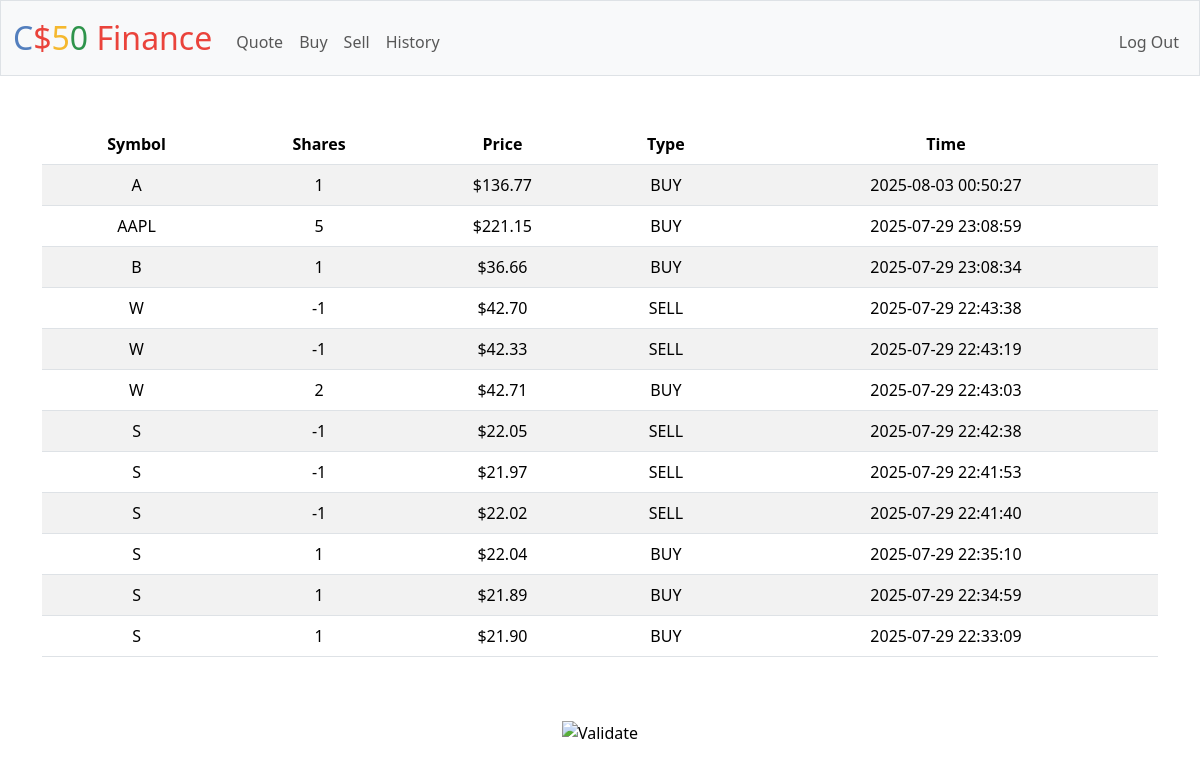
Screenshot of /history (signed in) with the database file from the repository.
### tables this page shows
CREATE TABLE transactions (id INTEGER PRIMARY KEY AUTOINCREMENT, user_id INTEGER NOT NULL, symbol TEXT NOT NULL, shares INTEGER NOT NULL, price NUMERIC NOT NULL, timestamp DATETIME DEFAULT CURRENT_TIMESTAMP, FOREIGN KEY (user_id) REFERENCES users(id));

### app.py (the view)
@app.route("/history")
@login_required
def history():
    user_id = session["user_id"]
    transactions = db.execute("""
        SELECT symbol, shares, price,
               CASE WHEN shares > 0 THEN 'BUY' ELSE 'SELL' END AS type,
               timestamp
        FROM transactions
        WHERE user_id = ?
        ORDER BY timestamp DESC
    """, user_id)
    return render_template("history.html", transactions=transactions)

### app.py (called while the page is built)
@app.after_request
def after_request(response):
    response.headers["Cache-Control"] = "no-cache, no-store, must-revalidate"
    response.headers["Expires"] = 0
    response.headers["Pragma"] = "no-cache"
    return response

### helpers.py (called while the page is built)
def login_required(f):
    @wraps(f)
    def decorated_function(*args, **kwargs):
        if session.get("user_id") is None:
            return redirect("/login")
        return f(*args, **kwargs)
    return decorated_function

### templates/history.html (shortened to what this page needs)
{% extends "layout.html" %}
{% block main %}
    <table class="table table-striped">
        <thead>
            <tr>
                <th>Symbol</th>
                <th>Shares</th>
                <th>Price</th>
                <th>Type</th>
                <th>Time</th>
            </tr>
        </thead>
        <tbody>
            {% for transaction in transactions %}
                <tr>
                    <td>{{ transaction.symbol }}</td>
                    <td>{{ transaction.shares }}</td>
                    <td>${{ "%.2f"|format(transaction.price) }}</td>
                    <td>{{ transaction.type }}</td>
                    <td>{{ transaction.timestamp }}</td>
                </tr>
            {% endfor %}
        </tbody>
    </table>
{% endblock %}

### templates/layout.html (shortened to what this page needs)
<!DOCTYPE html>
<html lang="en">
    <head>
        <link href="https://cdn.jsdelivr.net/npm/bootstrap@5.3.3/dist/css/bootstrap.min.css" rel="stylesheet">
        <link href="/static/styles.css" rel="stylesheet">
    </head>
    <body>
        <nav class="bg-light border navbar navbar-expand-md navbar-light">
            <div class="container-fluid">
                <a class="navbar-brand" href="/"><span class="blue">C</span><span class="red">$</span><span class="yellow">5</span><span class="green">0</span> <span class="red">Finance</span></a>
                <div class="collapse navbar-collapse" id="navbar">
                    {% if session["user_id"] %}
                        <ul class="navbar-nav me-auto mt-2">
                            <li class="nav-item"><a class="nav-link" href="/quote">Quote</a></li>
                            <li class="nav-item"><a class="nav-link" href="/buy">Buy</a></li>
                            <li class="nav-item"><a class="nav-link" href="/sell">Sell</a></li>
                            <li class="nav-item"><a class="nav-link" href="/history">History</a></li>
                        </ul>
                        <ul class="navbar-nav ms-auto mt-2">
                            <li class="nav-item"><a class="nav-link" href="/logout">Log Out</a></li>
                        </ul>
                    {% else %}
                        <ul class="navbar-nav ms-auto mt-2">
                            <li class="nav-item"><a class="nav-link" href="/register">Register</a></li>
                            <li class="nav-item"><a class="nav-link" href="/login">Log In</a></li>
                        </ul>
                    {% endif %}
                </div>
            </div>
        </nav>
        <main class="container py-5 text-center">
            {% block main %}{% endblock %}
        </main>
        <footer class="mb-5">
            <form action="https://validator.w3.org/check" class="text-center" enctype="multipart/form-data" method="post" target="_blank">
                <input alt="Validate" src="/static/I_heart_validator.png" type="image">
            </form>
        </footer>
    </body>
</html>

### static/styles.css (style rules this page uses)
nav .navbar-brand { font-size: xx-large; }
nav .navbar-brand .blue { color: #537fbe; }
nav .navbar-brand .red { color: #ea433b; }
nav .navbar-brand .yellow { color: #f5b82e; }
nav .navbar-brand .green { color: #2e944b; }

### rows the page displays
transactions: price "136.77"
transactions: price "221.15"
transactions: price "36.66"
transactions: price "42.70"
transactions: price "42.33"
transactions: price "42.71"
transactions: price "22.05"
transactions: price "21.97"
transactions: price "22.02"
transactions: price "22.04"
transactions: price "21.89"
transactions: price "21.90"
